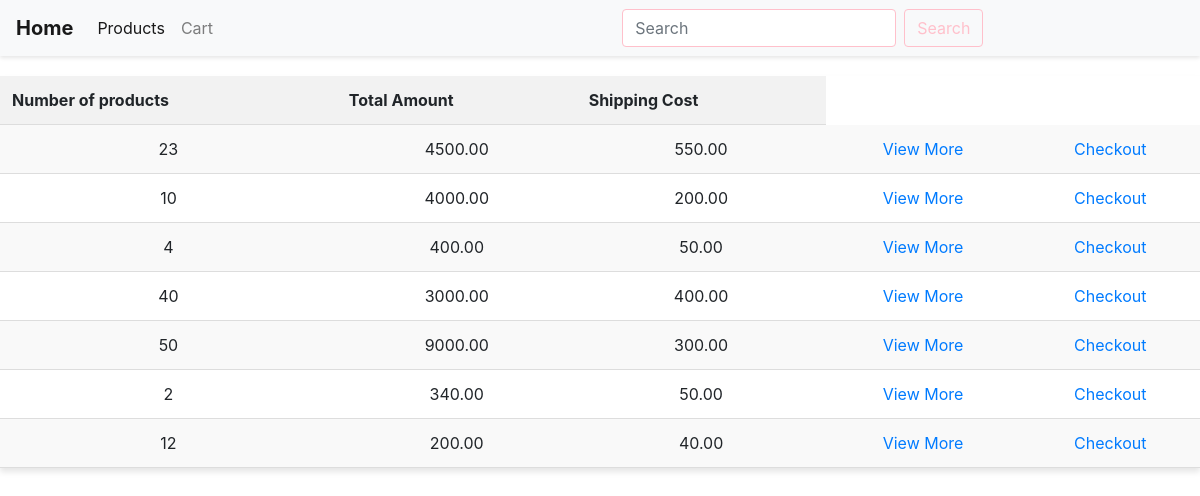
Screenshot of /cart/cart/list with the database file from the repository.
### cart/models.py (models this page shows, shortened)
class Cart(models.Model):
    products = models.ManyToManyField(Product)
    order = models.OneToOneField(Order,on_delete=models.CASCADE,null=True)
    number_of_products = models.PositiveIntegerField()
    total_amount = models.DecimalField(max_digits=6,decimal_places=2)
    shipping_cost = models.DecimalField(max_digits=6,decimal_places=2)
    payment_options = models.CharField(max_length=32)
    discount = models.DecimalField(max_digits=5,decimal_places=2)

### cart/views.py (the view)
# urls.py: path("cart/list", cart_list, name = "cart_list_view"),
def cart_list(request):
    carts = Cart.objects.all()
    return render (request, "cart/cart_list.html", {"carts": carts})

### templates/cart/cart_list.html (shortened to what this page needs)
<!DOCTYPE html>
<html lang="en">
<head>
    {% load static %}
    <link rel="stylesheet" href="{% static 'inventory/products_list.css' %}">
</head>
<body>
    {% include "navbar.html" %}
    <table>
            <tr>
                <th>Number of products</th>
                <th>Total Amount</th>
                <th>Shipping Cost</th>
            </tr>
            {% for cart in carts %}
            <tr>
                <td>{{ cart.number_of_products }}</td>
                <td>{{ cart.total_amount }}</td>
                <td>{{ cart.shipping_cost }}</td>
              <td>  <a href="{% url 'product_detail_view' id=cart.id%}">View More</a></td>
                <td><a href="{% url 'payment_list_view' %}">Checkout</a></td>
            </tr>
            {% endfor %}
    </table>
</body>
</html>

### templates/cart/cart_list.html (style rules this page uses)
body, h1, h2, h3, p, ul, ol { margin: 0; padding: 0; }
body { font-family: Arial, sans-serif; background-color: #f5f5f5; }
table { width: 100%; border-collapse: collapse; margin-top: 20px; background-color: #fff; box-shadow: 0 4px 6px rgba(0, 0, 0, 0.1); }
th, td { padding: 12px; text-align: center; border-bottom: 1px solid #ddd; }
th { background-color: #f2f2f2; font-weight: bold; }
tr:nth-child(even) { background-color: #f9f9f9; }

### rows the page displays
Cart: number_of_products "23", total_amount "4500.00", shipping_cost "550.00"
Cart: number_of_products "10", total_amount "4000.00", shipping_cost "200.00"
Cart: number_of_products "4", total_amount "400.00", shipping_cost "50.00"
Cart: number_of_products "40", total_amount "3000.00", shipping_cost "400.00"
Cart: number_of_products "50", total_amount "9000.00", shipping_cost "300.00"
Cart: number_of_products "2", total_amount "340.00", shipping_cost "50.00"
Cart: number_of_products "12", total_amount "200.00", shipping_cost "40.00"
